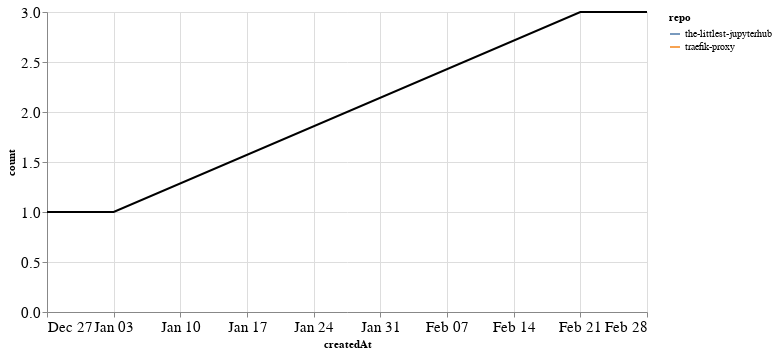

Notebook code for this chart:
### Markdown cell above
### PRs

### Code cell
prs_time = prs.groupby('repo').resample('W', on='createdAt').count()['author'].reset_index()
prs_time = prs_time.rename(columns={'author': 'count'})
prs_time_total = prs_time.groupby('createdAt').agg({"count": "sum"}).reset_index()

ch1 = alt.Chart(prs_time, width=600).mark_line().encode(
    x='createdAt',
    y='count',
    color='repo',
    tooltip="repo"
)

ch2 = alt.Chart(prs_time_total, width=600).mark_line(color="black").encode(
    x='createdAt',
    y='count',
)

ch1 + ch2

### Figure 1 — Vega-Lite specification as saved in the notebook (floating-point values rounded to 4 significant figures)
{"config": {"axisLeft": {"labelFontSize": 15}, "axisBottom": {"labelFontSize": 15}}, "layer": [{"data": {"name": "data-3345863756328e32238abc22c6a9cf60"}, "mark": "line", "encoding": {"color": {"type": "nominal", "field": "repo"}, "tooltip": {"type": "nominal", "field": "repo"}, "x": {"type": "temporal", "field": "createdAt"}, "y": {"type": "quantitative", "field": "count"}}, "width": 600}, {"data": {"name": "data-1c90d5b7f4692b8901064a14785733a5"}, "mark": {"type": "line", "color": "black"}, "encoding": {"x": {"type": "temporal", "field": "createdAt"}, "y": {"type": "quantitative", "field": "count"}}, "width": 600}], "$schema": "https://vega.github.io/schema/vega-lite/v4.8.1.json", "datasets": {"data-3345863756328e32238abc22c6a9cf60": [{"repo": "the-littlest-jupyterhub", "createdAt": "2020-12-27T00:00:00", "count": 1}, {"repo": "the-littlest-jupyterhub", "createdAt": "2021-01-03T00:00:00", "count": 1}, {"repo": "traefik-proxy", "createdAt": "2021-02-21T00:00:00", "count": 3}, {"repo": "traefik-proxy", "createdAt": "2021-02-28T00:00:00", "count": 3}], "data-1c90d5b7f4692b8901064a14785733a5": [{"createdAt": "2020-12-27T00:00:00", "count": 1}, {"createdAt": "2021-01-03T00:00:00", "count": 1}, {"createdAt": "2021-02-21T00:00:00", "count": 3}, {"createdAt": "2021-02-28T00:00:00", "count": 3}]}}
